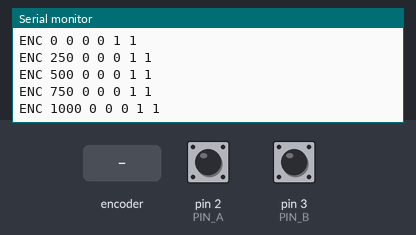
Simulated run of this sketch. Board: Arduino Uno, built with avr-gcc and run on an emulated ATmega328P. Shown: the last lines printed to the serial monitor. Inputs (shaded band) come from the test bench; at power-on: pin 2 (PIN_A) HIGH, pin 3 (PIN_B) HIGH.

Above: at 1.2 s.
1.3 s: rotary encoder on pin 2 (PIN_A) / pin 3 (PIN_B) turned 1 step (first pin leading)
At 1.68 s:
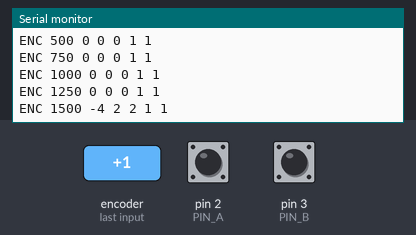
3.0 s: rotary encoder on pin 2 (PIN_A) / pin 3 (PIN_B) turned 1 step (first pin leading)
At 3.18 s:
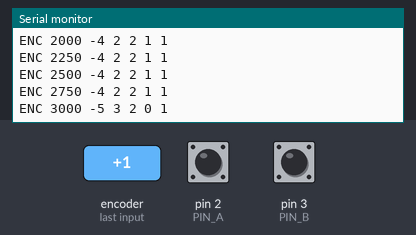
Timing chart, 0 to 6.0 s (numbered marks = the images above; inputs shaded):
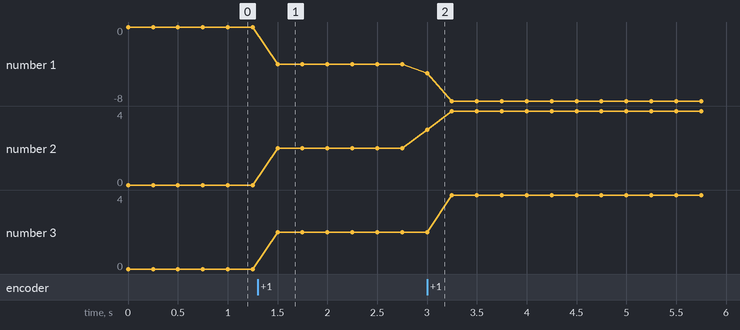

Measured:
- after the input at 1.3 s, the serial monitor: prints a new line after 0.20 s (image 1)
- after the input at 3.0 s, the serial monitor: prints a new line at once (image 2)
- plotted number 1: 0 → -4 after the input at 1.3 s, -4 → -8 after the input at 3.0 s
- plotted number 2: 0 → 2 after the input at 1.3 s, 2 → 4 after the input at 3.0 s
- plotted number 3: 0 → 2 after the input at 1.3 s, 2 → 4 after the input at 3.0 s

The sketch:

encoder_test.ino
```cpp
// Encoder bench test: one motor encoder wired straight to the Uno.
// VCC->5V, GND->GND, A->D2, B->D3 (motor wires unconnected).
// Prints every 250 ms: "ENC ms count edgesA edgesB pinA pinB".
// count is quadrature (4 per encoder line); edgesA/B show whether each
// channel toggles at all. Reflash firmware/dunebroom_motor afterwards.

const uint8_t PIN_A = 2;
const uint8_t PIN_B = 3;

volatile long count = 0;
volatile unsigned long edgesA = 0, edgesB = 0;
volatile uint8_t lastState = 0;

// Gray-code step table indexed by (old << 2) | new.
const int8_t STEP[16] = {0, 1, -1, 0, -1, 0, 0, 1, 1, 0, 0, -1, 0, -1, 1, 0};

void update() {
  uint8_t s = (digitalRead(PIN_A) << 1) | digitalRead(PIN_B);
  count += STEP[(lastState << 2) | s];
  lastState = s;
}

void isrA() { edgesA++; update(); }
void isrB() { edgesB++; update(); }

void setup() {
  Serial.begin(115200);
  pinMode(PIN_A, INPUT_PULLUP);
  pinMode(PIN_B, INPUT_PULLUP);
  lastState = (digitalRead(PIN_A) << 1) | digitalRead(PIN_B);
  attachInterrupt(digitalPinToInterrupt(PIN_A), isrA, CHANGE);
  attachInterrupt(digitalPinToInterrupt(PIN_B), isrB, CHANGE);
  Serial.println("READY ENCODER_TEST");
}

void loop() {
  static unsigned long next = 0;
  if (millis() >= next) {
    next = millis() + 250;
    noInterrupts();
    long c = count;
    unsigned long ea = edgesA, eb = edgesB;
    interrupts();
    Serial.print("ENC ");
    Serial.print(millis());
    Serial.print(' ');
    Serial.print(c);
    Serial.print(' ');
    Serial.print(ea);
    Serial.print(' ');
    Serial.print(eb);
    Serial.print(' ');
    Serial.print(digitalRead(PIN_A));
    Serial.print(' ');
    Serial.println(digitalRead(PIN_B));
  }
}
```
